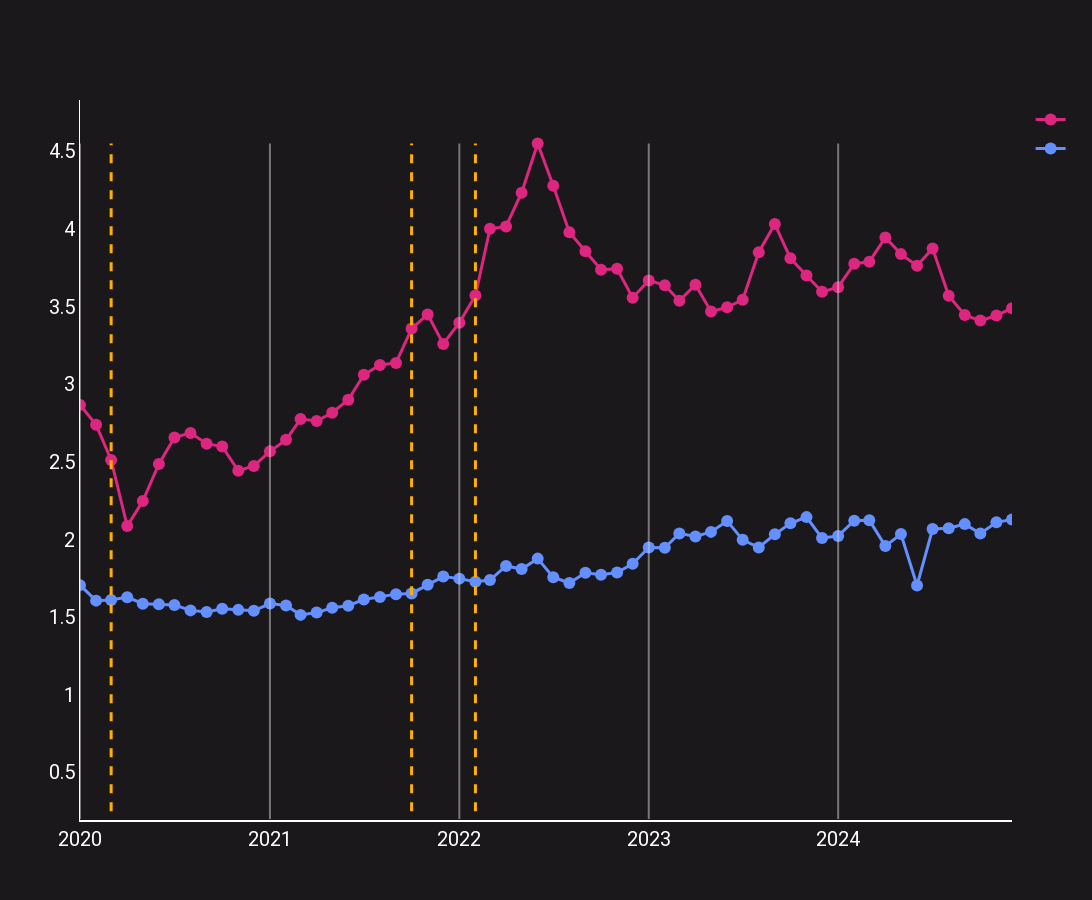

The notebook cell saved with this chart:
### Markdown cell above
Nutshell plot

### Code cell
def graph_REAL_nutshell_plot(km_l: float, km_kwh: float, kwh_consumption: int):
    ## 18, 7, 300, 40
    nutshell_df = make_comparison_dataframe(km_l, km_kwh, kwh_consumption)

    gas_color = '#dc267f'  # Red
    electricity_color = '#648fff'  # Blue
    vline_color = '#ffb000'
    text_color = '#FFFFFF'
    bg_color = '#1B181C'

    fig = go.Figure()
    fig.update_layout(width=1600,height=900)
    fig.update_layout(
        font=dict(
            color=text_color,
            family="Roboto",
            size=20,
        )
    )

    line_width = 3

    ## vertical lines
    luzon_lockdown = datetime(2020, 3, 1)
    lockdown_reduced = datetime(2021, 10, 1)
    ukraine_invasion = datetime(2022, 2, 1)
    erc_order = datetime(2024, 6, 1)
    y_val = max(max(nutshell_df['Gas cost/km']), max(nutshell_df['Electricity cost/km']))
    fig.update_layout(
        shapes=[
            dict(
                type="line",
                x0=luzon_lockdown,
                x1=luzon_lockdown,
                y1=y_val,
                line=dict(color=vline_color, width=line_width, dash="dash")
            ),
            dict(
                type="line",
                x0=lockdown_reduced,
                x1=lockdown_reduced,
                y1=y_val,
                line=dict(color=vline_color, width=line_width, dash="dash")
            ),
            dict(
                type="line",
                x0=ukraine_invasion,
                x1=ukraine_invasion,
                y1=y_val,
                line=dict(color=vline_color, width=line_width, dash="dash")
            ),
        ],
    )

    # Add Gas line plot
    fig.add_trace(go.Scatter(
        x=nutshell_df['Date'],
        y=nutshell_df['Gas cost/km'],
        mode='lines+markers',
        line=dict(color=gas_color, width=3),
        marker=dict(size=12),
        name='',
    ))

    fig.add_trace(go.Scatter(
        x=nutshell_df['Date'],
        y=nutshell_df['Electricity cost/km'],
        mode='lines+markers',
        line=dict(color=electricity_color, width=3),
        marker=dict(size=12),
        name='',
    ))
    
    fig.update_layout(
        title={
            'text': "",
            'y':0.95,
            'x':0.5,
            'xanchor': 'center',
            'font': dict(size=18)
        },
        xaxis=dict(
            title="Date",
            range=[nutshell_df['Date'].min(), nutshell_df['Date'].max()],
            tickformat="%Y",
            dtick="M12",  # Yearly ticks
            showgrid=False,
            showline=True,
            linecolor='white',
            linewidth=2,
        ),
        yaxis=dict(
            title="Cost per km (PHP)",
            showgrid=False,
            showline=True,
            linecolor='white',
        ),
        plot_bgcolor=bg_color,
        paper_bgcolor=bg_color,
        xaxis_title="",
        yaxis_title="",
        hovermode="x unified",
    )

    for date in nutshell_df['Date']:
        month = date.month
        if month != 1:
            continue
        gas_cost = nutshell_df.loc[nutshell_df['Date'] == date]['Gas cost/km']
        elec_cost = nutshell_df.loc[nutshell_df['Date'] == date]['Electricity cost/km']
        
        #val = max(elec_cost.iloc[0], gas_cost.iloc[0])
        fig.add_shape(
            go.layout.Shape(
                type="line",
                x0=date, y0=0.2,  # Start at the x-axis (y=0)
                x1=date, y1=y_val,  # End at the data point
                xref="x", yref="y",
                line=dict(color="rgba(211, 211, 211, 0.5)", width=2)
            )
        )

    # Show the plot
    fig.show()

graph_REAL_nutshell_plot(AVG_HYBRID, AVG_BEV, BASE_KWH)

### Figure 1 — Plotly figure (JSON) as saved in the notebook; plotly's stock layout.template omitted (floating-point values rounded to 4 significant figures)
{"data": [{"line": {"color": "#dc267f", "width": 3}, "marker": {"size": 12}, "mode": "lines+markers", "name": "", "type": "scatter", "x": ["2020-01-01T00:00:00", "2020-02-01T00:00:00", "2020-03-01T00:00:00", "2020-04-01T00:00:00", "2020-05-01T00:00:00", "2020-06-01T00:00:00", "2020-07-01T00:00:00", "2020-08-01T00:00:00", "2020-09-01T00:00:00", "2020-10-01T00:00:00", "2020-11-01T00:00:00", "2020-12-01T00:00:00", "2021-01-01T00:00:00", "2021-02-01T00:00:00", "2021-03-01T00:00:00", "2021-04-01T00:00:00", "2021-05-01T00:00:00", "2021-06-01T00:00:00", "2021-07-01T00:00:00", "2021-08-01T00:00:00", "2021-09-01T00:00:00", "2021-10-01T00:00:00", "2021-11-01T00:00:00", "2021-12-01T00:00:00", "2022-01-01T00:00:00", "2022-02-01T00:00:00", "2022-03-01T00:00:00", "2022-04-01T00:00:00", "2022-05-01T00:00:00", "2022-06-01T00:00:00", "2022-07-01T00:00:00", "2022-08-01T00:00:00", "2022-09-01T00:00:00", "2022-10-01T00:00:00", "2022-11-01T00:00:00", "2022-12-01T00:00:00", "2023-01-01T00:00:00", "2023-02-01T00:00:00", "2023-03-01T00:00:00", "2023-04-01T00:00:00", "2023-05-01T00:00:00", "2023-06-01T00:00:00", "2023-07-01T00:00:00", "2023-08-01T00:00:00", "2023-09-01T00:00:00", "2023-10-01T00:00:00", "2023-11-01T00:00:00", "2023-12-01T00:00:00", "2024-01-01T00:00:00", "2024-02-01T00:00:00", "2024-03-01T00:00:00", "2024-04-01T00:00:00", "2024-05-01T00:00:00", "2024-06-01T00:00:00", "2024-07-01T00:00:00", "2024-08-01T00:00:00", "2024-09-01T00:00:00", "2024-10-01T00:00:00", "2024-11-01T00:00:00", "2024-12-01T00:00:00"], "y": [2.867, 2.739, 2.513, 2.087, 2.248, 2.487, 2.657, 2.687, 2.618, 2.599, 2.443, 2.474, 2.568, 2.642, 2.776, 2.764, 2.817, 2.901, 3.061, 3.125, 3.138, 3.359, 3.45, 3.26, 3.396, 3.572, 4.002, 4.017, 4.234, 4.551, 4.278, 3.979, 3.857, 3.737, 3.744, 3.558, 3.669, 3.638, 3.537, 3.642, 3.469, 3.496, 3.544, 3.851, 4.032, 3.811, 3.701, 3.596, 3.625, 3.777, 3.789, 3.946, 3.838, 3.763, 3.875, 3.57, 3.446, 3.41, 3.443, 3.49]}, {"line": {"color": "#648fff", "width": 3}, "marker": {"size": 12}, "mode": "lines+markers", "name": "", "type": "scatter", "x": ["2020-01-01T00:00:00", "2020-02-01T00:00:00", "2020-03-01T00:00:00", "2020-04-01T00:00:00", "2020-05-01T00:00:00", "2020-06-01T00:00:00", "2020-07-01T00:00:00", "2020-08-01T00:00:00", "2020-09-01T00:00:00", "2020-10-01T00:00:00", "2020-11-01T00:00:00", "2020-12-01T00:00:00", "2021-01-01T00:00:00", "2021-02-01T00:00:00", "2021-03-01T00:00:00", "2021-04-01T00:00:00", "2021-05-01T00:00:00", "2021-06-01T00:00:00", "2021-07-01T00:00:00", "2021-08-01T00:00:00", "2021-09-01T00:00:00", "2021-10-01T00:00:00", "2021-11-01T00:00:00", "2021-12-01T00:00:00", "2022-01-01T00:00:00", "2022-02-01T00:00:00", "2022-03-01T00:00:00", "2022-04-01T00:00:00", "2022-05-01T00:00:00", "2022-06-01T00:00:00", "2022-07-01T00:00:00", "2022-08-01T00:00:00", "2022-09-01T00:00:00", "2022-10-01T00:00:00", "2022-11-01T00:00:00", "2022-12-01T00:00:00", "2023-01-01T00:00:00", "2023-02-01T00:00:00", "2023-03-01T00:00:00", "2023-04-01T00:00:00", "2023-05-01T00:00:00", "2023-06-01T00:00:00", "2023-07-01T00:00:00", "2023-08-01T00:00:00", "2023-09-01T00:00:00", "2023-10-01T00:00:00", "2023-11-01T00:00:00", "2023-12-01T00:00:00", "2024-01-01T00:00:00", "2024-02-01T00:00:00", "2024-03-01T00:00:00", "2024-04-01T00:00:00", "2024-05-01T00:00:00", "2024-06-01T00:00:00", "2024-07-01T00:00:00", "2024-08-01T00:00:00", "2024-09-01T00:00:00", "2024-10-01T00:00:00", "2024-11-01T00:00:00", "2024-12-01T00:00:00"], "y": [1.706, 1.607, 1.611, 1.629, 1.587, 1.583, 1.579, 1.544, 1.533, 1.554, 1.547, 1.541, 1.588, 1.576, 1.515, 1.529, 1.56, 1.574, 1.614, 1.63, 1.648, 1.653, 1.708, 1.761, 1.748, 1.729, 1.739, 1.83, 1.81, 1.877, 1.758, 1.72, 1.786, 1.774, 1.788, 1.844, 1.949, 1.947, 2.04, 2.02, 2.049, 2.12, 1.998, 1.949, 2.034, 2.105, 2.144, 2.01, 2.024, 2.121, 2.125, 1.958, 2.036, 1.704, 2.068, 2.073, 2.099, 2.039, 2.111, 2.129]}], "layout": {"font": {"color": "#FFFFFF", "family": "Roboto", "size": 20}, "height": 900, "hovermode": "x unified", "paper_bgcolor": "#1B181C", "plot_bgcolor": "#1B181C", "shapes": [{"line": {"color": "#ffb000", "dash": "dash", "width": 3}, "type": "line", "x0": "2020-03-01T00:00:00", "x1": "2020-03-01T00:00:00", "y1": 4.551}, {"line": {"color": "#ffb000", "dash": "dash", "width": 3}, "type": "line", "x0": "2021-10-01T00:00:00", "x1": "2021-10-01T00:00:00", "y1": 4.551}, {"line": {"color": "#ffb000", "dash": "dash", "width": 3}, "type": "line", "x0": "2022-02-01T00:00:00", "x1": "2022-02-01T00:00:00", "y1": 4.551}, {"line": {"color": "rgba(211, 211, 211, 0.5)", "width": 2}, "type": "line", "x0": "2020-01-01T00:00:00", "x1": "2020-01-01T00:00:00", "xref": "x", "y0": 0.2, "y1": 4.551, "yref": "y"}, {"line": {"color": "rgba(211, 211, 211, 0.5)", "width": 2}, "type": "line", "x0": "2021-01-01T00:00:00", "x1": "2021-01-01T00:00:00", "xref": "x", "y0": 0.2, "y1": 4.551, "yref": "y"}, {"line": {"color": "rgba(211, 211, 211, 0.5)", "width": 2}, "type": "line", "x0": "2022-01-01T00:00:00", "x1": "2022-01-01T00:00:00", "xref": "x", "y0": 0.2, "y1": 4.551, "yref": "y"}, {"line": {"color": "rgba(211, 211, 211, 0.5)", "width": 2}, "type": "line", "x0": "2023-01-01T00:00:00", "x1": "2023-01-01T00:00:00", "xref": "x", "y0": 0.2, "y1": 4.551, "yref": "y"}, {"line": {"color": "rgba(211, 211, 211, 0.5)", "width": 2}, "type": "line", "x0": "2024-01-01T00:00:00", "x1": "2024-01-01T00:00:00", "xref": "x", "y0": 0.2, "y1": 4.551, "yref": "y"}], "title": {"font": {"size": 18}, "text": "", "x": 0.5, "xanchor": "center", "y": 0.95}, "width": 1600, "xaxis": {"dtick": "M12", "linecolor": "white", "linewidth": 2, "range": ["2020-01-01T00:00:00", "2024-12-01T00:00:00"], "showgrid": false, "showline": true, "tickformat": "%Y", "title": {"text": ""}}, "yaxis": {"linecolor": "white", "showgrid": false, "showline": true, "title": {"text": ""}}}}
